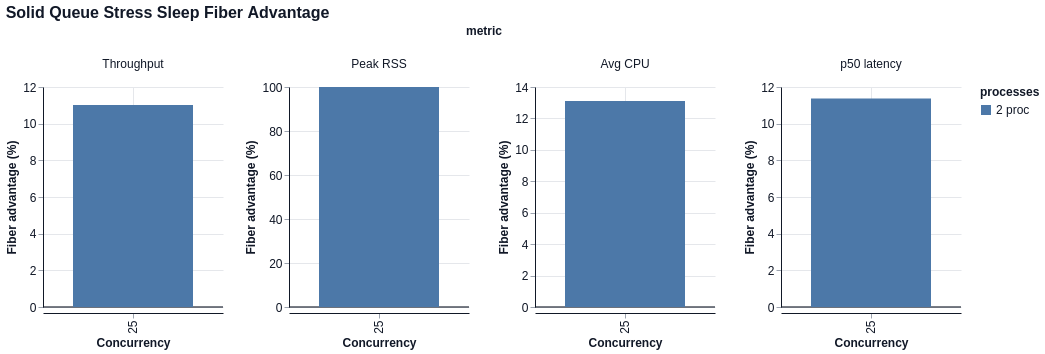

Express this chart as Vega-Lite.
### Vega-Lite specification from a JSON file in a GitHub repository (floating-point values rounded to 4 significant figures)
{"$schema": "https://vega.github.io/schema/vega-lite/v6.json", "title": "Solid Queue Stress Sleep Fiber Advantage", "data": {"values": [{"concurrency": 25, "processes": "2 proc", "metric": "Throughput", "value": 11.01}, {"concurrency": 25, "processes": "2 proc", "metric": "Peak RSS", "value": 100.0}, {"concurrency": 25, "processes": "2 proc", "metric": "Avg CPU", "value": 13.11}, {"concurrency": 25, "processes": "2 proc", "metric": "p50 latency", "value": 11.37}]}, "facet": {"column": {"field": "metric", "type": "nominal", "sort": ["Throughput", "Peak RSS", "Avg CPU", "p50 latency"]}}, "spec": {"width": 180, "height": 220, "layer": [{"mark": {"type": "rule", "color": "#111827", "strokeWidth": 1.5, "opacity": 0.75}, "encoding": {"y": {"datum": 0, "type": "quantitative", "title": "Fiber advantage (%)"}}}, {"mark": {"type": "bar", "tooltip": true}, "encoding": {"x": {"field": "concurrency", "type": "ordinal", "title": "Concurrency"}, "xOffset": {"field": "processes", "type": "nominal", "sort": ["1 proc", "2 proc", "6 proc"]}, "y": {"field": "value", "type": "quantitative", "title": "Fiber advantage (%)", "stack": null}, "color": {"field": "processes", "type": "nominal", "sort": ["1 proc", "2 proc", "6 proc"]}, "tooltip": [{"field": "metric", "type": "nominal"}, {"field": "concurrency", "type": "quantitative"}, {"field": "processes", "type": "nominal"}, {"field": "value", "type": "quantitative"}]}}]}, "resolve": {"scale": {"y": "independent"}}, "config": {"background": "white", "axis": {"labelFont": "Helvetica", "titleFont": "Helvetica", "labelFontSize": 12, "titleFontSize": 12, "labelColor": "#111827", "titleColor": "#111827", "domainColor": "#111827", "tickColor": "#9ca3af", "grid": true, "gridColor": "#e5e7eb"}, "header": {"labelFont": "Helvetica", "titleFont": "Helvetica", "labelFontSize": 12, "titleFontSize": 12, "labelColor": "#111827", "titleColor": "#111827"}, "legend": {"labelFont": "Helvetica", "titleFont": "Helvetica", "labelFontSize": 12, "titleFontSize": 12, "labelColor": "#111827", "titleColor": "#111827"}, "title": {"font": "Helvetica", "fontSize": 16, "anchor": "start", "color": "#111827"}, "view": {"stroke": null}}}
